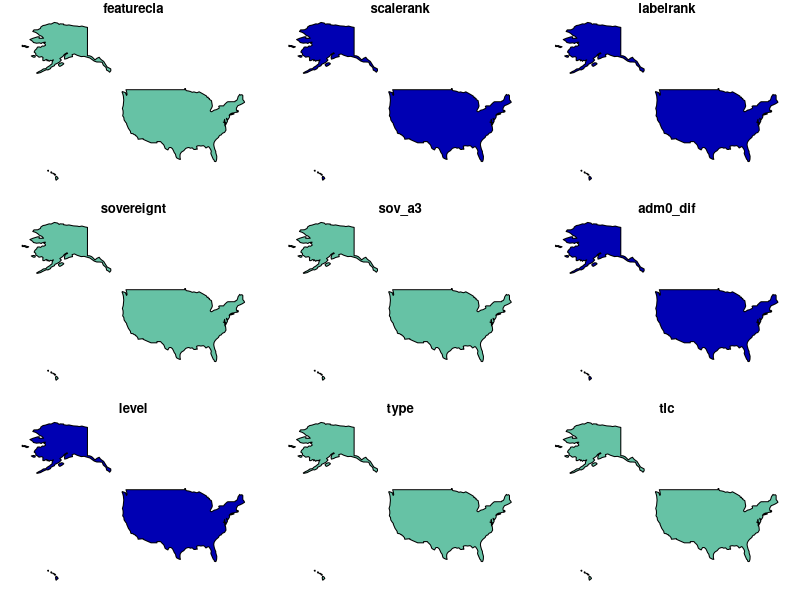

Source code (R):
## ---- chunk 1
knitr::opts_chunk$set(echo = FALSE)
## ---- chunk 2
library(rnaturalearth)
usa = ne_countries(country = "United States of America") # United States borders
class(usa)
## ---- chunk 3
library(sf)
usa_sf <- st_as_sf(usa)
plot(usa_sf)
